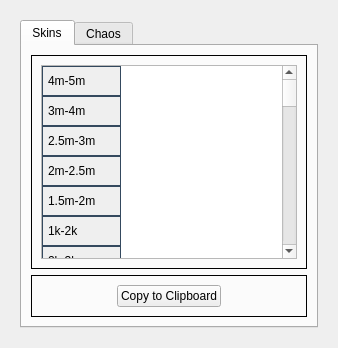
      <widget class="QWidget" name="tab_7">
       <attribute name="title">
        <string>Value Lists</string>
       </attribute>
       <layout class="QVBoxLayout" name="verticalLayout_5">
        <item>
         <widget class="QWidget" name="widget_26" native="true">
          <layout class="QVBoxLayout" name="verticalLayout_37">
           <item>
            <widget class="QTabWidget" name="tabWidget_2">
             <property name="currentIndex">
              <number>0</number>
             </property>
             <widget class="QWidget" name="tab_8">
              <attribute name="title">
               <string>Skins</string>
              </attribute>
              <layout class="QVBoxLayout" name="verticalLayout_38">
               <item>
                <widget class="QFrame" name="frame_6">
                 <property name="frameShape">
                  <enum>QFrame::Shape::Box</enum>
                 </property>
                 <property name="frameShadow">
                  <enum>QFrame::Shadow::Plain</enum>
                 </property>
                 <layout class="QVBoxLayout" name="verticalLayout_39">
                  <item>
                   <widget class="QTableWidget" name="valueTableWidget">
                    <property name="styleSheet">
                     <string notr="true">QHeaderView::section {
color: rgb(0, 0, 0);
border: 1px solid #34495e;
padding: 2px;
padding-left: 5px;
}

</string>
                    </property>
                    <attribute name="horizontalHeaderVisible">
                     <bool>false</bool>
                    </attribute>
                    <row>
                     <property name="text">
                      <string>4m-5m</string>
                     </property>
                    </row>
                    <row>
                     <property name="text">
                      <string>3m-4m</string>
                     </property>
                    </row>
                    <row>
                     <property name="text">
                      <string>2.5m-3m</string>
                     </property>
                    </row>
                    <row>
                     <property name="text">
                      <string>2m-2.5m</string>
                     </property>
                    </row>
                    <row>
                     <property name="text">
                      <string>1.5m-2m</string>
                     </property>
                    </row>
                    <row>
                     <property name="text">
                      <string>1k-2k</string>
                     </property>
                    </row>
                    <row>
                     <property name="text">
                      <string>2k-3k</string>
                     </property>
                    </row>
                    <row>
                     <property name="text">
                      <string>3k-4k</string>
                     </property>
                    </row>
                    <row>
                     <property name="text">
                      <string>4k-5k</string>
                     </property>
                    </row>
                    <row>
                     <property name="text">
                      <string>5k-6k</string>
                     </property>
                    </row>
                    <row>
                     <property name="text">
                      <string>6k-7k</string>
                     </property>
                    </row>
                    <row>
                     <property name="text">
                      <string>7k-8k</string>
                     </property>
                    </row>
                    <row>
                     <property name="text">
                      <string>8k-9k</string>
                     </property>
                    </row>
                    <row>
                     <property name="text">
                      <string>9k-10k</string>
                     </property>
                    </row>
                    <row>
                     <property name="text">
                      <string>10k-12k</string>
                     </property>
                    </row>
                    <row>
                     <property name="text">
                      <string>12k-15k</string>
                     </property>
                    </row>
                    <row>
                     <property name="text">
                      <string>15k-20k</string>
                     </property>
                    </row>
                    <row>
                     <property name="text">
                      <string>20k-25k</string>
                     </property>
                    </row>
                    <row>
                     <property name="text">
                      <string>25k-30k</string>
                     </property>
                    </row>
                    <row>
                     <property name="text">
                      <string>30k-35k</string>
                     </property>
                    </row>
                    <row>
                     <property name="text">
                      <string>35k-40k</string>
                     </property>
                    </row>
                    <row>
                     <property name="text">
                      <string>40k-50k</string>
                     </property>
                    </row>
                    <row>
                     <property name="text">
                      <string>50k-60k</string>
                     </property>
                    </row>
                    <row>
                     <property name="text">
                      <string>60k-70k</string>
                     </property>
                    </row>
                    <row>
                     <property name="text">
                      <string>70k-80k</string>
                     </property>
                    </row>
                    <row>
                     <property name="text">
                      <string>New Row</string>
                     </property>
                    </row>
                    <row>
                     <property name="text">
                      <string>100k-125k</string>
                     </property>
                    </row>
                    <row>
                     <property name="text">
                      <string>125k-150k</string>
                     </property>
                    </row>
                    <row>
                     <property name="text">
                      <string>150k-175k</string>
                     </property>
                    </row>
                    <row>
                     <property name="text">
                      <string>175k-200k</string>
                     </property>
                    </row>
                    <row>
                     <property name="text">
                      <string>200k-250k</string>
                     </property>
                    </row>
                    <row>
                     <property name="text">
                      <string>250k-300k</string>
                     </property>
                    </row>
                    <row>
                     <property name="text">
                      <string>300k-350k</string>
                     </property>
                    </row>
                    <row>
                     <property name="text">
                      <string>350k-400k</string>
                     </property>
                    </row>
                    <row>
                     <property name="text">
                      <string>400k-450k</string>
                     </property>
                    </row>
                    <row>
                     <property name="text">
                      <string>450k-500k</string>
                     </property>
                    </row>
                    <row>
                     <property name="text">
                      <string>New Row</string>
                     </property>
                    </row>
                    <row>
                     <property name="text">
                      <string>600k-700k</string>
                     </property>
                    </row>
                    <row>
                     <property name="text">
                      <string>700k-800k</string>
                     </property>
                    </row>
                    <row>
                     <property name="text">
                      <string>800k-900k</string>
                     </property>
                    </row>
                    <row>
                     <property name="text">
                      <string>900k-1m</string>
                     </property>
                    </row>
                    <row>
                     <property name="text">
                      <string>1m-1.25m</string>
                     </property>
                    </row>
                    <row>
                     <property name="text">
                      <string>1.25m-1.5m</string>
                     </property>
                    </row>
                    <row>
                     <property name="text">
                      <string>1-1k</string>
                     </property>
                    </row>
                   </widget>
                  </item>
                 </layout>
                </widget>
               </item>
               <item>
                <widget class="QFrame" name="frame_7">
                 <property name="sizePolicy">
                  <sizepolicy hsizetype="Preferred" vsizetype="Maximum">
                   <horstretch>0</horstretch>
                   <verstretch>0</verstretch>
                  </sizepolicy>
                 </property>
                 <property name="frameShape">
                  <enum>QFrame::Shape::Box</enum>
                 </property>
                 <property name="frameShadow">
                  <enum>QFrame::Shadow::Plain</enum>
                 </property>
                 <layout class="QHBoxLayout" name="horizontalLayout_8">
                  <item>
                   <widget class="QWidget" name="widget_27" native="true"/>
                  </item>
                  <item>
                   <widget class="QPushButton" name="copyToClipboardSkinValueTable">
                    <property name="text">
                     <string>Copy to Clipboard</string>
                    </property>
                   </widget>
                  </item>
                  <item>
                   <widget class="QWidget" name="widget_28" native="true"/>
                  </item>
                 </layout>
                </widget>
               </item>
              </layout>
             </widget>
             <widget class="QWidget" name="tab_9">
              <attribute name="title">
               <string>Chaos</string>
              </attribute>
             </widget>
            </widget>
           </item>
          </layout>
         </widget>
        </item>
       </layout>
      </widget>
